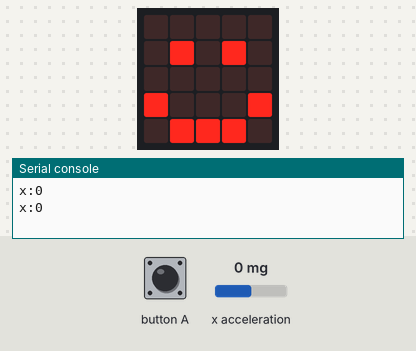
Simulated run of this program. Board: BBC micro:bit (MakeCode). On the bench: the board's 5×5 LED display, the last lines printed to the serial console. The inputs (shaded band) are chosen by the test bench; at power-on: x acceleration 0 mg. No radio messages arrive unless stated (any console line starting 'radio sent:' is added by the test bench).

Above: at 1.2 s.
1.3 s: x acceleration set to -1440 mg
At 2.8 s:
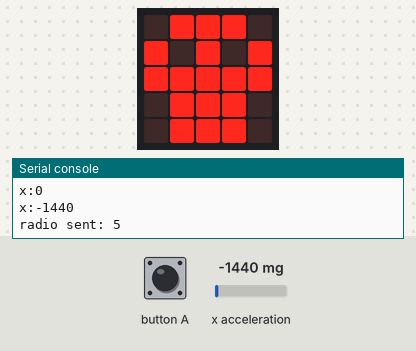
3.3 s: button A pressed for 0.15 s
At 4.1 s:
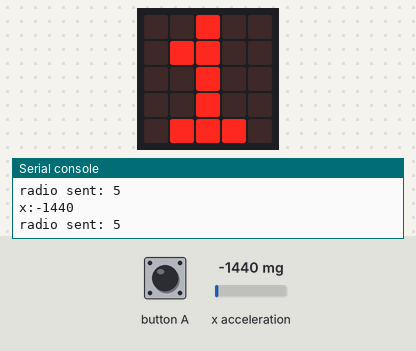
5.8 s: button A pressed for 0.15 s
At 6.6 s:
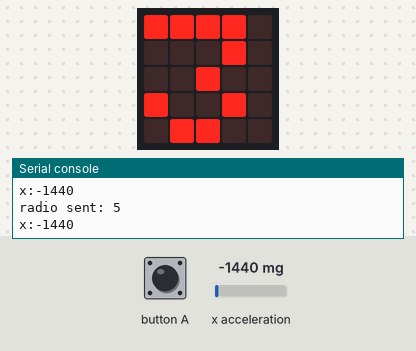
8.3 s: x acceleration set to 0 mg
At 10.2 s:
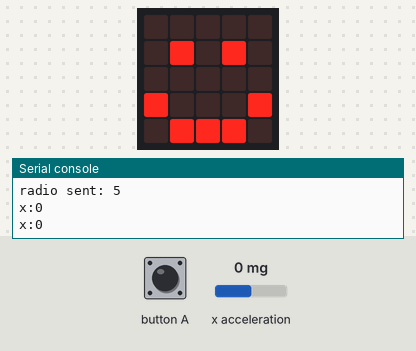
10.5 s: x acceleration set to -750 mg
At 11.5 s:
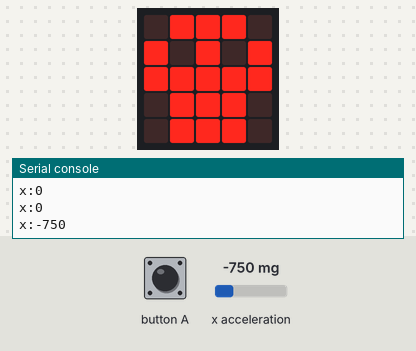
Timing chart, 0 to 13.4 s (numbered marks = the images above; inputs shaded):
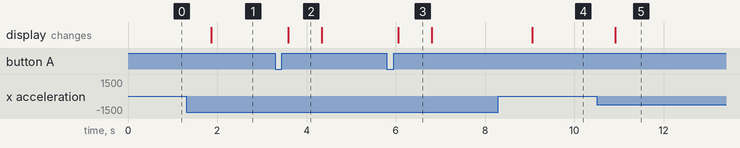

Measured:
- after the input at 1.3 s, the display: changes after 0.56 s (image 1)
- after the input at 3.3 s, the display: changes after 0.29 s (image 2)
- after the input at 5.8 s, the display: changes after 0.26 s (image 3)
- after the input at 8.3 s, the display: changes after 0.75 s (image 4)
- after the input at 10.5 s, the display: changes after 0.42 s (image 5)
- what the display in image 2 shows lasts 0.7 s, from 3.6 s to 4.3 s

The program:

main.ts
```typescript
radio.onReceivedNumber(function (receivedNumber) {

})
input.onButtonPressed(Button.A, function () {
    basic.showNumber(punkty)
})
let punkty = 0
let lv = 250
punkty = 0
radio.setGroup(1)
basic.forever(function () {
    serial.writeValue("x", input.acceleration(Dimension.X))
    if (input.acceleration(Dimension.X) > lv || input.acceleration(Dimension.X) < lv * -1) {
        basic.showIcon(IconNames.Skull)
        punkty += 1
        radio.sendNumber(5)
        basic.pause(500)
    } else {
        basic.showIcon(IconNames.Happy)
    }
})
```

test.ts
```typescript
// tu są testy; nie będzie to kompilowane, gdy ten pakiet będzie używany jako rozszerzenie.
```
